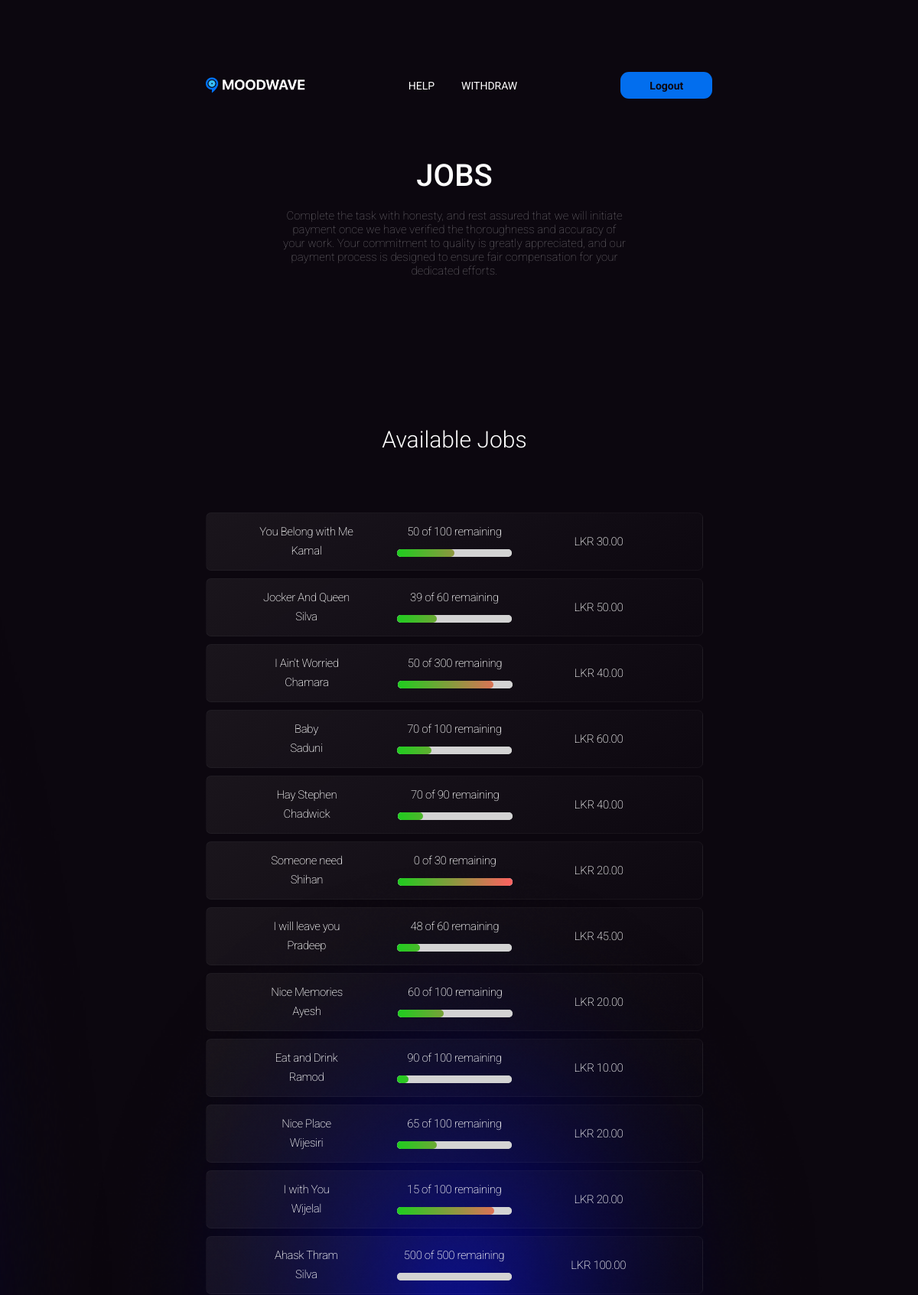
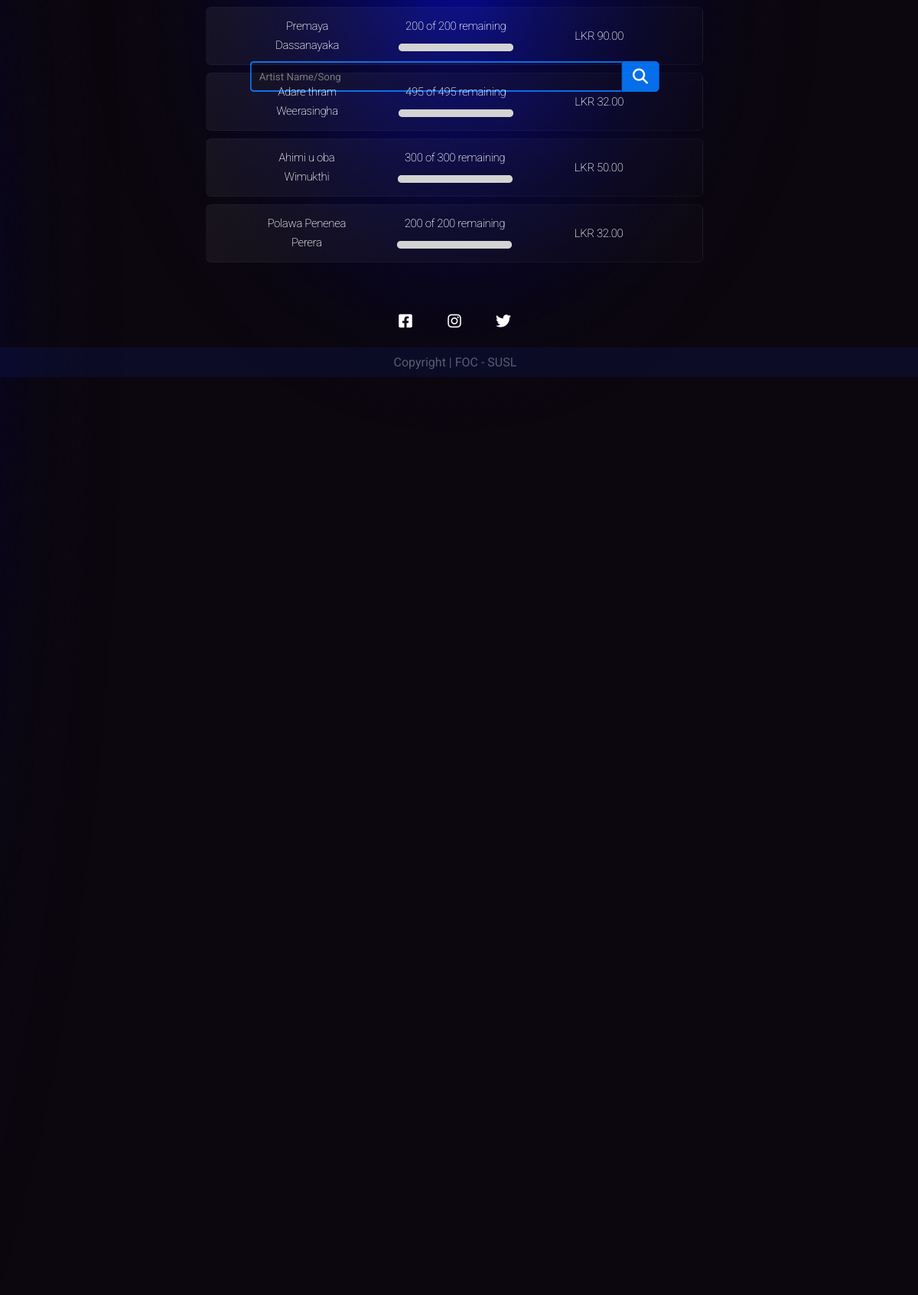
Screenshot of /Job.php (signed in) with the database file from the repository (2 pictures, top to bottom).
### tables this page shows
CREATE TABLE IF NOT EXISTS `jobs` (
  `job_id` int(6) NOT NULL AUTO_INCREMENT,
  `creater_id` int(6) DEFAULT NULL,
  `song_name` varchar(1000) DEFAULT NULL,
  `song_writter` varchar(1000) DEFAULT NULL,
  `singers` varchar(1000) DEFAULT NULL,
  `music` varchar(1000) DEFAULT NULL,
  `workers_need` int(11) DEFAULT NULL,
  `workers_earn` int(11) DEFAULT NULL,
  `completed` int(11) NOT NULL DEFAULT '0',
  `name_on_card` varchar(1000) NOT NULL,
  `card_number` varchar(1000) NOT NULL,
  `expiary` varchar(1000) NOT NULL,
  `cvv` varchar(1000) NOT NULL,
  `total` int(11) DEFAULT NULL,
  `placed_on` varchar(100) DEFAULT NULL,
  PRIMARY KEY (`job_id`)
);

### Job.php (the view, shortened to what this page needs)
<?php
@include 'config.php';
?>
<!DOCTYPE html>
<html lang="en">
  <head>
    <link
      rel="stylesheet"
      href="https://cdnjs.cloudflare.com/ajax/libs/font-awesome/6.4.0/css/all.min.css"
    />
    <link
      rel="stylesheet"
      href="https://cdnjs.cloudflare.com/ajax/libs/normalize/5.0.0/normalize.min.css"
    />
    <link href="https://unpkg.com/aos@2.3.1/dist/aos.css" rel="stylesheet" />
    <link rel="stylesheet" href="css/glass-menu.css" />
    <link rel="stylesheet" href="css/Nevigation.css" />
    <link rel="stylesheet" href="css/Common.css" />
    <link rel="stylesheet" href="css/footer.css" />
    <link rel="stylesheet" href="css/job.css" />
  </head>
  <body id="swup" class="transition-fade">
<form action="" method="POST" enctype="multipart/form-data">
    <center>
      <section class="navigation_section">
        <nav class="Navigation_Bar">
          <ul>
            <li><a id="index" href="#"><img src="images/Logo.png" alt="MoodWave_logo"/></a></li>
            <li class="features"><a id="Need_Help" href="#">HELP</a></li>
            <li><a id="Withdraw" href="#" class="ABOUT transition-fade">WITHDRAW</a></li>
            <li>
              <button name="logout">Logout</button>
            </li>
          </ul>
        </nav>
      </section>
    </center>
    <section class="Land">
      <br /><br /><br /><br />
      <div class="Main_topic_sides">JOBS</div>
      <div class="Small_topic_sides">
        Complete the task with honesty, and rest assured that we will initiate
        payment once we have verified the thoroughness and accuracy of your
        work. Your commitment to quality is greatly appreciated, and our payment
        process is designed to ensure fair compensation for your dedicated
        efforts.<br /><br />
      </div>
      <br />
      <center>
        <div class="wrap">
          <div class="search">
            <input
              type="text"
              class="searchTerm"
              placeholder="Artist Name/Song"
              name="job_name"
            />
            <button type="submit" name="search" class="searchButton">
              <i class="fa fa-search"></i>
            </button>
          </div>
        </div>
        <br><br><br>
        <div class="description">
          <div class="sub_topic_sides" data-aos="zoom-in-up">
            Available Jobs
          </div>
        </div>
        <br><br>
        <?php
                $select_jobs = mysqli_query($conn, "SELECT * FROM `jobs`") or die('query failed');
                if(mysqli_num_rows($select_jobs) > 0){
                    while($fetch_jobs = mysqli_fetch_assoc($select_jobs)){
                ?>
                    <?php $id=$fetch_jobs['job_id'];
                          $complete_no=$fetch_jobs['completed'];
                          $works=$fetch_jobs['workers_need'];
                          $remaning=$works-$complete_no;
                          $persentages=(int) $complete_no/$works*100;
                    ?>
                    <div class="grit_card_section_available_job">
                    <div class="Available_Job">
                      <table>
                          <?php
                          if ($remaning!=0): ?>
                          <tr style="border: none" onclick="window.location.href='Job_complete.php?id=<?php echo $id ?>';">
                          <?php else: ?>
                          <tr style="border: none"> <?php endif; ?>
                          <td><?php echo $fetch_jobs['song_name']; ?><br /><?php echo $fetch_jobs['singers']; ?></td>
                          <td>
                          <?php
                            echo $remaning.' of '.$works.' remaining<br />';
                          ?>
                            <progress id="file" value="<?php echo $persentages ?>" max="100"><?php echo $persentages ?>%</progress>
                          </td>
                          <td>
                            <span class="percentage">LKR <?php echo $fetch_jobs['workers_earn']; ?>.00</span>
                          </td>
                        </tr>
                      </table>
                    </div>
                  </div>
                <?php
                    }
                }else{
                    echo '<p class="empty">no Jobs placed yet!</p>';
                }
                ?>
      </center>
      <img src="images/Shadow.png" alt="" id="card_image" />
      <br /><br /><br />
<div class="container_footer">
  <footer>
    <div class="Icon_bar">
    <a href="#"></a><i class="fab fa-facebook-square"></i></a>
  <a href="#"></a><i class="fab fa-instagram"></i></a>
  <a href="#"></a><i class="fab fa-twitter"></i></a>
  </div>
  </footer>
</div>
<div class="box">Copyright | FOC - SUSL</div>
  </body>
</html>

### CSS/glass-menu.css (style rules this page uses)
* { margin: 0; padding: 0; box-sizing: border-box; font-family: "Roboto", sans-serif; }

### CSS/Nevigation.css (style rules this page uses)
.Navigation_Bar { position: relative; top: 0; z-index: 3; display: inline; align-items: center; justify-content: space-between; padding: 40px 30px; border: 1px solid hsla(0, 0%, 100%, 0); border-radius: 34px; transition: all 0.5s ease-in-out; z-index: -3; }
.navigation_section { margin-top: 50px; z-index: +1; border-radius: 20px; width: 800px; position: fixed; top: 25px; left: 50%; transform: translateX(-50%); transition: width 0.5s ease-out, background 0.5s ease-out, top 0.5s ease-out, border-radius 0.5s ease-out, height 0.5s ease-out; }
.Navigation_Bar img { width: 130px; height: auto; align-items: center; justify-content: center; display: flex; }
.Navigation_Bar ul { list-style-type: none; padding: 0; overflow: hidden; align-items: center; justify-content: center; display: flex; gap: 18px; }
.Navigation_Bar li { float: left; }
.features { padding-left: 117px; padding-right: 17px; cursor: pointer; transition: transform 1 ease-in-out; }
.Navigation_Bar .ABOUT { padding-right: 117px; cursor: pointer; }
.Navigation_Bar li a { display: block; color: white; text-align: center; font-size: 14px; text-decoration: none; font-weight: 400; }
.Navigation_Bar li button { width: 120px; height: 35px; border-radius: 11px; background-color: #026eee; color: #0c070f; border: none; text-decoration: none; font-weight: 700; font-size: 14px; text-align: center; }

### CSS/Common.css (style rules this page uses)
* { font-family: "Roboto", sans-serif; }
body { margin: 0; padding: 0; min-height: 100%; height: 100%; flex-direction: column; background-color: #0c070f; flex-direction: column; overflow-x: hidden; overflow-y: auto; max-width: 100%; }

### CSS/footer.css (style rules this page uses)
.container_footer { width: 105.5%; margin-left: 0%; margin-bottom: 20px; width: 100%; }
footer { color: white; text-align: center; margin: 0; box-sizing: border-box; width: 100%; margin-left: 0%; position: relative; margin-top: auto; }
.Icon_bar I { color: rgb(255, 255, 255); cursor: pointer; list-style-type: none; padding: 0; overflow: hidden; align-items: center; justify-content: center; width: 60px; font-size: 20px; }
.Icon_bar { width: 100%; margin: 0; padding: 0; }
.box { bottom: 0; left: 0; right: 0; background-color: #112daa25; color: rgba(240, 248, 255, 0.336); padding: 10px; padding-left: 0; width: 100%; z-index: 1000; text-align: center; width: 101%; }

### rows the page displays
jobs: song_name "You Belong with Me", singers "Kamal", completed "50", workers_need "100", workers_earn "30"
jobs: song_name "Jocker And Queen", singers "Silva", remaning "39", workers_need "60", workers_earn "50"
jobs: song_name "I Ain't Worried", singers "Chamara", remaning "50", workers_need "300", workers_earn "40"
jobs: song_name "Baby", singers "Saduni", remaning "70", workers_need "100", workers_earn "60"
jobs: song_name "Hay Stephen", singers "Chadwick", remaning "70", workers_need "90", workers_earn "40"
jobs: song_name "Someone need", singers "Shihan", remaning "0", workers_need "30", workers_earn "20"
jobs: song_name "I will leave you", singers "Pradeep", remaning "48", workers_need "60", workers_earn "45"
jobs: song_name "Nice Memories", singers "Ayesh", remaning "60", workers_need "100", workers_earn "20"
jobs: song_name "Eat and Drink", singers "Ramod", remaning "90", workers_need "100", workers_earn "10"
jobs: song_name "Nice Place", singers "Wijesiri", remaning "65", workers_need "100", workers_earn "20"
jobs: song_name "I with You", singers "Wijelal", remaning "15", workers_need "100", workers_earn "20"
jobs: song_name "Ahask Thram", singers "Silva", workers_need "500", completed 0 (drawn), workers_earn "100"
jobs: song_name "Premaya", singers "Dassanayaka", workers_need "200", completed 0 (drawn), workers_earn "90"
jobs: song_name "Adare thram", singers "Weerasingha", workers_need "495", completed 0 (drawn), workers_earn "32"
jobs: song_name "Ahimi u oba", singers "Wimukthi", workers_need "300", completed 0 (drawn), workers_earn "50"
jobs: song_name "Polawa Penenea", singers "Perera", workers_need "200", completed 0 (drawn), workers_earn "32"
